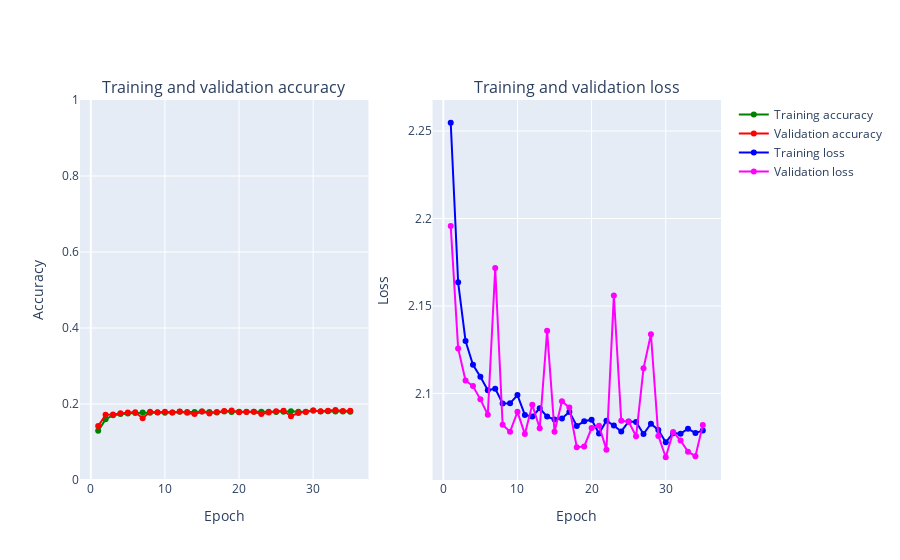

The cell this chart's notebook holds for it:
### Code cell
main()

### Figure 1 — Plotly figure (JSON) as saved in the notebook; plotly's stock layout.template omitted (floating-point values rounded to 4 significant figures)
{"data": [{"marker": {"color": "Green"}, "mode": "markers+lines", "name": "Training accuracy", "text": ["1", "2", "3", "4", "5", "6", "7", "8", "9", "10", "11", "12", "13", "14", "15", "16", "17", "18", "19", "20", "21", "22", "23", "24", "25", "26", "27", "28", "29", "30", "31", "32", "33", "34", "35"], "type": "scatter", "x": [1, 2, 3, 4, 5, 6, 7, 8, 9, 10, 11, 12, 13, 14, 15, 16, 17, 18, 19, 20, 21, 22, 23, 24, 25, 26, 27, 28, 29, 30, 31, 32, 33, 34, 35], "xaxis": "x", "y": [0.1293, 0.1595, 0.1706, 0.1737, 0.1749, 0.1765, 0.1774, 0.1772, 0.1774, 0.1772, 0.1778, 0.1797, 0.1789, 0.1788, 0.18, 0.1787, 0.178, 0.18, 0.1789, 0.1797, 0.1796, 0.1796, 0.1795, 0.1799, 0.179, 0.1797, 0.1812, 0.1795, 0.1799, 0.183, 0.1803, 0.1806, 0.18, 0.1806, 0.1793], "yaxis": "y"}, {"marker": {"color": "Red"}, "mode": "markers+lines", "name": "Validation accuracy", "text": ["1", "2", "3", "4", "5", "6", "7", "8", "9", "10", "11", "12", "13", "14", "15", "16", "17", "18", "19", "20", "21", "22", "23", "24", "25", "26", "27", "28", "29", "30", "31", "32", "33", "34", "35"], "type": "scatter", "x": [1, 2, 3, 4, 5, 6, 7, 8, 9, 10, 11, 12, 13, 14, 15, 16, 17, 18, 19, 20, 21, 22, 23, 24, 25, 26, 27, 28, 29, 30, 31, 32, 33, 34, 35], "xaxis": "x", "y": [0.1421, 0.1714, 0.1722, 0.1757, 0.1778, 0.1783, 0.1627, 0.1794, 0.1785, 0.1798, 0.1779, 0.1802, 0.1772, 0.1734, 0.1802, 0.1749, 0.1788, 0.1813, 0.1826, 0.1781, 0.1792, 0.1798, 0.1735, 0.1777, 0.1809, 0.1821, 0.1679, 0.1761, 0.1788, 0.1826, 0.1807, 0.1822, 0.1839, 0.1816, 0.1824], "yaxis": "y"}, {"marker": {"color": "Blue"}, "mode": "markers+lines", "name": "Training loss", "text": ["1", "2", "3", "4", "5", "6", "7", "8", "9", "10", "11", "12", "13", "14", "15", "16", "17", "18", "19", "20", "21", "22", "23", "24", "25", "26", "27", "28", "29", "30", "31", "32", "33", "34", "35"], "type": "scatter", "x": [1, 2, 3, 4, 5, 6, 7, 8, 9, 10, 11, 12, 13, 14, 15, 16, 17, 18, 19, 20, 21, 22, 23, 24, 25, 26, 27, 28, 29, 30, 31, 32, 33, 34, 35], "xaxis": "x2", "y": [2.255, 2.164, 2.13, 2.116, 2.11, 2.102, 2.103, 2.094, 2.094, 2.099, 2.088, 2.087, 2.092, 2.087, 2.085, 2.086, 2.089, 2.081, 2.084, 2.085, 2.077, 2.084, 2.082, 2.078, 2.084, 2.084, 2.077, 2.083, 2.079, 2.072, 2.077, 2.077, 2.08, 2.077, 2.079], "yaxis": "y2"}, {"marker": {"color": "Magenta"}, "mode": "markers+lines", "name": "Validation loss", "text": ["1", "2", "3", "4", "5", "6", "7", "8", "9", "10", "11", "12", "13", "14", "15", "16", "17", "18", "19", "20", "21", "22", "23", "24", "25", "26", "27", "28", "29", "30", "31", "32", "33", "34", "35"], "type": "scatter", "x": [1, 2, 3, 4, 5, 6, 7, 8, 9, 10, 11, 12, 13, 14, 15, 16, 17, 18, 19, 20, 21, 22, 23, 24, 25, 26, 27, 28, 29, 30, 31, 32, 33, 34, 35], "xaxis": "x2", "y": [2.196, 2.126, 2.107, 2.104, 2.097, 2.088, 2.172, 2.082, 2.078, 2.09, 2.077, 2.094, 2.08, 2.136, 2.078, 2.095, 2.092, 2.069, 2.07, 2.08, 2.081, 2.068, 2.156, 2.084, 2.084, 2.076, 2.114, 2.134, 2.076, 2.064, 2.078, 2.073, 2.067, 2.064, 2.082], "yaxis": "y2"}], "layout": {"annotations": [{"font": {"size": 16}, "showarrow": false, "text": "Training and validation accuracy", "x": 0.225, "xanchor": "center", "xref": "paper", "y": 1, "yanchor": "bottom", "yref": "paper"}, {"font": {"size": 16}, "showarrow": false, "text": "Training and validation loss", "x": 0.775, "xanchor": "center", "xref": "paper", "y": 1, "yanchor": "bottom", "yref": "paper"}], "autosize": true, "xaxis": {"anchor": "y", "autorange": true, "domain": [0, 0.45], "range": [-1.252, 37.25], "title": {"text": "Epoch"}, "type": "linear"}, "xaxis2": {"anchor": "y2", "autorange": true, "domain": [0.55, 1], "range": [-1.252, 37.25], "title": {"text": "Epoch"}, "type": "linear"}, "yaxis": {"anchor": "x", "domain": [0, 1], "range": [0, 1], "title": {"text": "Accuracy"}, "type": "linear"}, "yaxis2": {"anchor": "x2", "autorange": true, "domain": [0, 1], "range": [2.05, 2.269], "title": {"text": "Loss"}, "type": "linear"}}}
